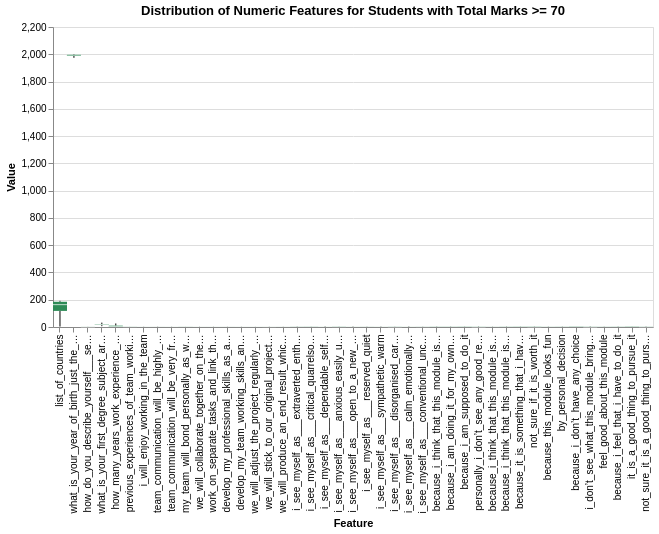

Here is the notebook cell this chart was saved with:
### Code cell


### Figure 1 — Vega-Lite specification as saved in the notebook (floating-point values rounded to 4 significant figures; data arrays with more than 128 entries replaced by an {"elided": "..."} marker saying what was removed)
{"config": {"view": {"continuousWidth": 300, "continuousHeight": 300}}, "data": {"name": "data-81dd06a2b126468d708dfaf2eeb97e36"}, "mark": {"type": "boxplot", "extent": "min-max"}, "encoding": {"color": {"value": "seagreen"}, "x": {"field": "Variable", "sort": null, "title": "Feature", "type": "nominal"}, "y": {"field": "Value", "title": "Value", "type": "quantitative"}}, "height": 300, "title": "Distribution of Numeric Features for Students with Total Marks >= 70", "width": 600, "$schema": "https://vega.github.io/schema/vega-lite/v5.20.1.json", "datasets": {"data-81dd06a2b126468d708dfaf2eeb97e36": {"elided": "2860 records"}}}
